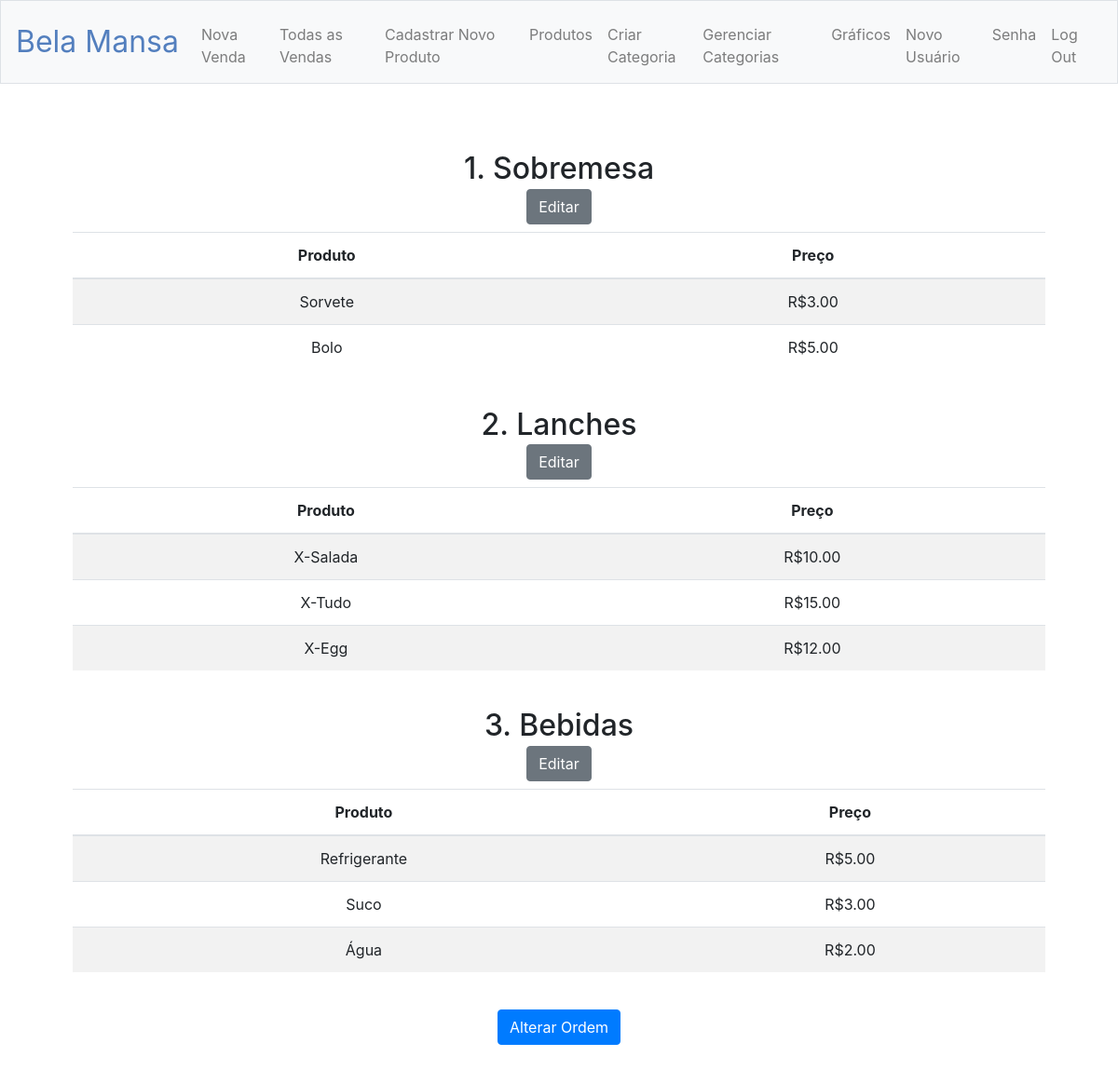
The app's page /gerenciarcategoria (signed in) with its own data.
### tables this page shows
CREATE TABLE "categorias" (
	"id_categoria"	INTEGER,
	"nome_categoria"	VARCHAR(255) NOT NULL,
	"ordem"	INTEGER,
	PRIMARY KEY("id_categoria")
);

CREATE TABLE "produtos" (
	"id_produto"	INTEGER,
	"nome_produto"	VARCHAR(255),
	"preco"	DECIMAL(20, 2),
	"id_categoria"	INTEGER,
	"ativo"	BIT,
	PRIMARY KEY("id_produto")
);

### app.py (the view)
@app.route("/gerenciarcategoria", methods=["GET", "POST"])
@login_required
def gerenciarcategoria():
    if request.method == "POST":
        nome_categoria = request.form['nome_categoria']
        ordem = db.execute("SELECT ordem FROM categorias WHERE nome_categoria = :nome_categoria",nome_categoria=nome_categoria)[0]['ordem']
        return render_template("editarcategoria.html", nome_categoria=nome_categoria,ordem=ordem)
    else:
        lista_categorias = db.execute("SELECT nome_categoria FROM categorias ORDER BY ordem")
        prod_categorias = []
        for categoria in lista_categorias:
            categoria = categoria['nome_categoria']
            id_categoria = db.execute("SELECT id_categoria FROM categorias WHERE nome_categoria=:categoria",categoria=categoria)[0]['id_categoria']
            lista_produtos = db.execute("SELECT nome_produto, preco FROM produtos WHERE id_categoria=:id_categoria",id_categoria=id_categoria)
            ordem = db.execute("SELECT ordem FROM categorias WHERE nome_categoria=:categoria",categoria=categoria)[0]['ordem']
            prod_categorias.append({"categoria": categoria, "lista_produtos":lista_produtos, 'ordem':ordem})
        return render_template("gerenciarcategorias.html", prod_categorias=prod_categorias)

### app.py (called while the page is built)
def login_required(f):
    @wraps(f)
    def decorated_function(*args, **kwargs):
        if session.get("user_id") is None:
            return redirect("/login")
        return f(*args, **kwargs)
    return decorated_function

@app.after_request
def after_request(response):
    response.headers["Cache-Control"] = "no-cache, no-store, must-revalidate"
    response.headers["Expires"] = 0
    response.headers["Pragma"] = "no-cache"
    return response

### templates/gerenciarcategorias.html (shortened to what this page needs)
{% extends "layout.html" %}
{% block main %}
<br>
    {% for item in prod_categorias %}
       <h2> {{item['ordem']}}. {{item['categoria']}}
           <form action="gerenciarcategoria" method="POST">
                <button class="btn btn-secondary" type="submit">Editar</button>
           </form>
       </h2>
        <table class="table table-striped">
            <thead>
                <tr>
                    <th>Produto</th>
                    <th>Preço</th>
                </tr>
            </thead>
            <tbody>
                {% for produto in item['lista_produtos'] %}
                    <tr>
                        <td>{{produto['nome_produto']}}</td>
                        <td>R${{"{:.2f}".format(produto['preco'])}}</td>
                    </tr>
                {% endfor %}
            </tbody>
        </table>
<br>
    {% endfor %}
<button class="btn btn-primary" onclick="window.location.href='/alterarordem'">Alterar Ordem</button>
{% endblock %}

### records on screen
categorias: ordem "1", categoria "Sobremesa"
produtos: nome_produto "Sorvete", preco "3.00"
produtos: nome_produto "Bolo", preco "5.00"
categorias: ordem "2", categoria "Lanches"
produtos: nome_produto "X-Salada", preco "10.00"
produtos: nome_produto "X-Tudo", preco "15.00"
produtos: nome_produto "X-Egg", preco "12.00"
categorias: ordem "3", categoria "Bebidas"
produtos: nome_produto "Refrigerante", preco "5.00"
produtos: nome_produto "Suco", preco "3.00"
produtos: nome_produto "Água", preco "2.00"
